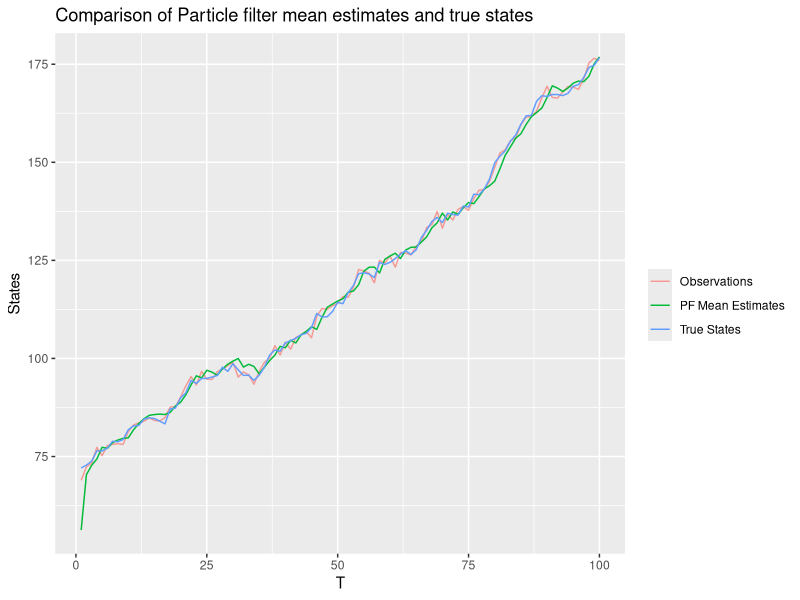
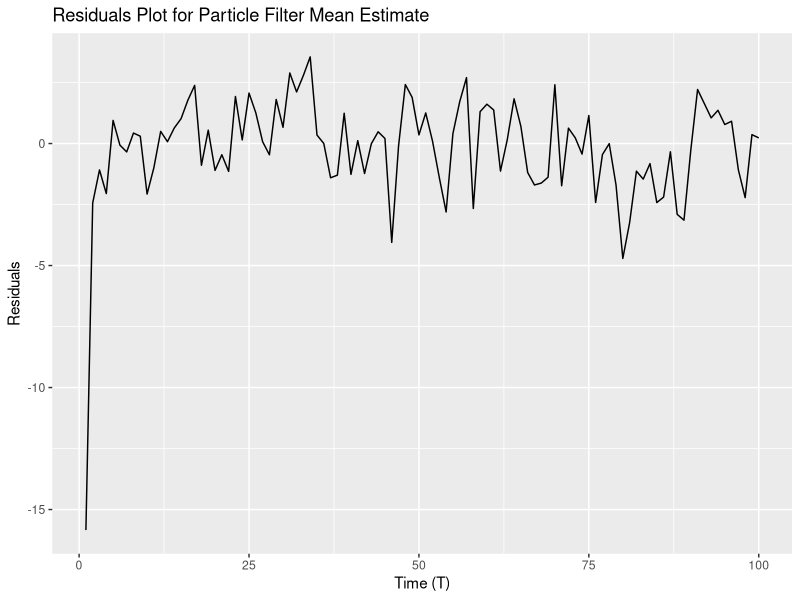
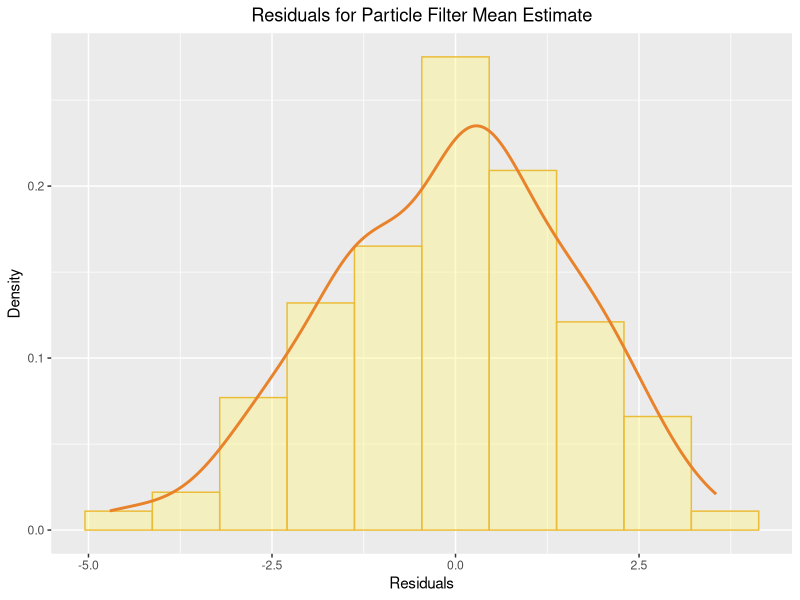
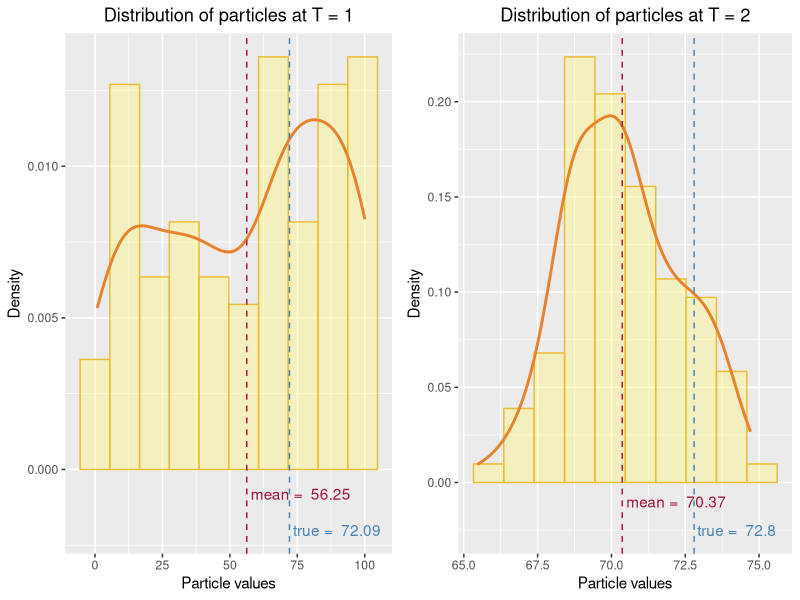
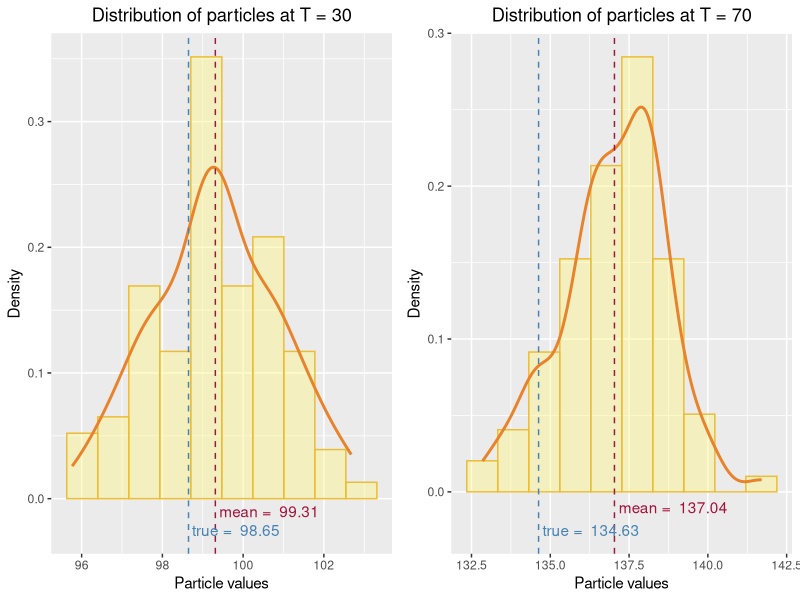
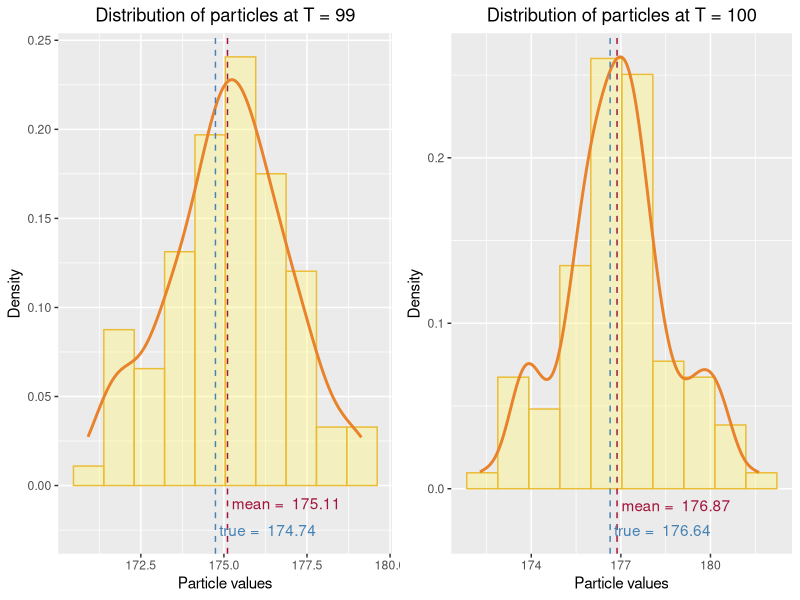
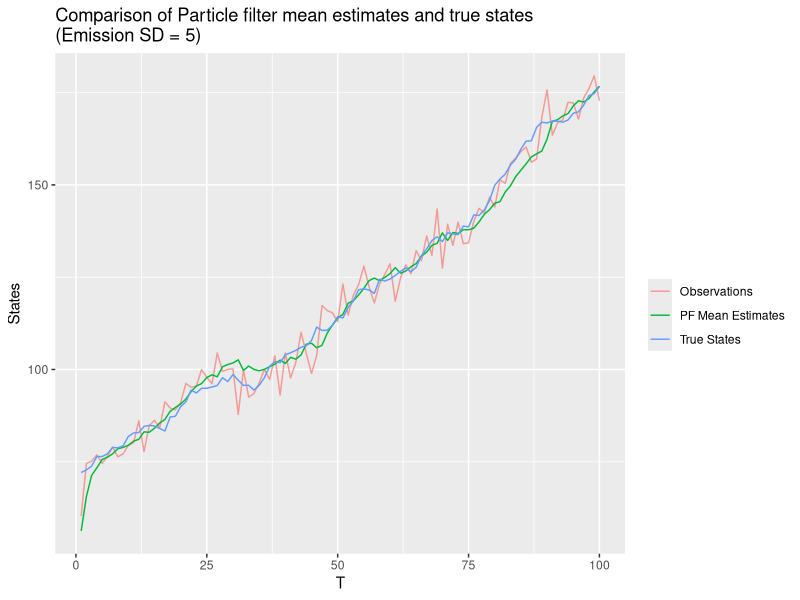
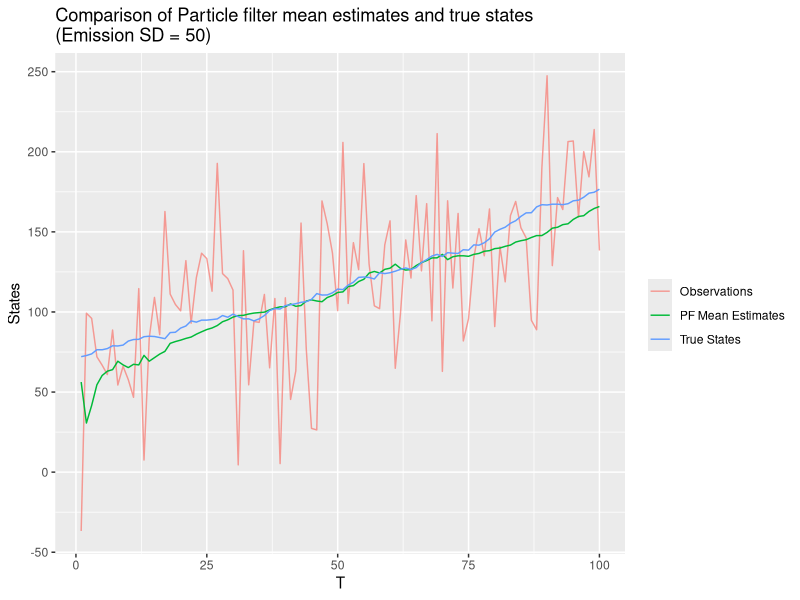

R code for these plots, in order:
## ---- chunk 1

# Set up general options

knitr::opts_chunk$set(echo = FALSE, warning = FALSE, message = FALSE, fig.width=8)

set.seed(123456)

library(ggplot2)
options(kableExtra.latex.load_packages = FALSE)
library(kableExtra)
library(caret)
library(gridExtra)

options(scipen=999)

## ---- chunk 2
# Function to plot histogram and density of a sample
hist_plt = function(vals){
  n_bins = ceiling(sqrt(length(vals)))
  plt = qplot(vals, geom = 'blank') +   
    geom_histogram(aes(y = ..density..), alpha = 0.4, 
                   bins = n_bins, color = "#EBBC36", fill = "#FFF57D") +  
    geom_line(aes(y = ..density.., color = 'Empirical Density'), 
              stat = 'density', size = 1, color = "#E8822B") + 
    theme(plot.title = element_text(hjust = 0.5), 
          plot.subtitle = element_text(hjust = 0.5)) + ylab("Density")
  
  return(plt)
}

## ---- chunk 3

# ------------------------------------------------------------------------------
# Question 1
# ------------------------------------------------------------------------------

## ---- chunk 4
# Function to simulate states and observations for a State Space Model
# using the given initial model, transition model and emission model
simSSM = function(N, initial_model, transition_model, emission_model){
  z_t = vector(mode = "numeric", length = N)
  
  # Simulate initial state
  z_t[1] = initial_model()
  
  # Simulate remaining states
  for(i in 2:N){
    z_t[i] = transition_model(z_t[i-1])
  }
  
  # Simulate observations from states
  x_t = sapply(z_t, emission_model)
  
  res = list(states = z_t, observations = x_t)
  
  return(res)
}

## ---- chunk 5
# Transition model - mixture of 3 gaussians
transition_model = function(z_t_1){
  mean_z_t = sample(c(z_t_1, z_t_1+1, z_t_1+2), size = 1, prob = rep(1/3, 3))
  return(rnorm(1, mean_z_t, 1))
}

# Emission model - mixture of 3 gaussians (SD = 1)
emission_model = function(z_t, sd = 1){
  mean_x_t = sample(c(z_t, z_t+1, z_t-1), size = 1, prob = rep(1/3, 3))
  return(rnorm(1, mean_x_t, sd))
}

# Initial model - Unif(0, 100)
initial_model = function(){
  return(runif(1, min = 0, max = 100))
}

# Probability function for emission model
emission_prob = function(x_t, z_t, sd = 1){
  return((dnorm(x_t, mean = z_t, sd = sd) + 
            dnorm(x_t, mean = z_t-1, sd = sd) +
            dnorm(x_t, mean = z_t+1, sd = sd)) / 3)
}

# Simulate 100 time steps of SSM
set.seed(12345)
ssm_sim = simSSM(100, initial_model, transition_model, emission_model)
ssm_obs = ssm_sim$observations
ssm_states = ssm_sim$states

## ---- chunk 6
# Function to perform particle filtering
particle_filter = function(num_particles, observations, initial_model, 
                           transition_model, emission_model, emission_prob, 
                           method = 2, weight_update = TRUE){
  # Number of time steps
  N = length(observations)
  
  # Matrix to store the particles at all time steps
  particle_history = matrix(nrow = N, ncol = num_particles)
  
  # Generate initial particles from initial model
  particles = sapply(1:num_particles, function(i) initial_model())
  
  # Weights
  w_t = rep(1, num_particles)
  
  for(t in 1:N){
    # Method 1
    if(method == 1){
      # Vector for belief set of particles
      bel_particles = vector(mode = "numeric", length = num_particles)
      
      # Generate belief particle using transition model
      # z_t^m given z_t-1
      bel_particles = sapply(particles, transition_model)
      
      if(weight_update){
        # Calculate weight using emission model probability
        # probability of x_t given z_t^m
        w_t = sapply(bel_particles, 
                     function(b_p) emission_prob(observations[t], b_p))
      }
      
      # Normalize weights
      w_t = w_t/sum(w_t)
      
      # Resample particles from belief set of particles 
      # using weighted probabilities with replacement
      particles = sample(bel_particles, size = num_particles, 
                         prob = w_t, replace = TRUE)
    }
    # Method 2
    else{
      # Sample particles from the mixture model of weighted transition models
      # z_t given x_(1:t-1)
      
      # Sample component mean from particles at time t-1 
      # using weighted probabilities, w_t with replacement
      post_sample = sample(particles, size = num_particles, 
                           prob = w_t, replace = TRUE)
      
      # Resample particles based on transition model and sampled component mean
      # z_t given z_(t-1)^m
      particles = sapply(post_sample, transition_model)
      
      if(weight_update){
        # Calculate weight using emission model probability
        # probability of x_t given z_t^m
        w_t = sapply(particles, function(p) emission_prob(observations[t], p))
      }
      
      # Normalize weights
      w_t = w_t/sum(w_t)
    }
    
    # Add the set of particles to particle history
    particle_history[t, ] = particles
  }
  
  # Calculate mean estimates of particles for each time step
  mean_estimates = rowMeans(particle_history)
  
  res = list(pf_history = particle_history, 
             pf_means = mean_estimates)
  
  return(res)
}

## ---- chunk 7
# Running particle filter
pf_res = particle_filter(100, ssm_obs, initial_model, transition_model, 
                         emission_model, emission_prob, method = 2)
residuals = pf_res$pf_means - ssm_states

## ---- chunk 8
ggplot() +
  geom_line(aes(x = 1:100, y = ssm_obs, color = "Observations"), alpha = 0.7) +
  geom_line(aes(x = 1:100, y = pf_res$pf_means, color = "PF Mean Estimates")) +
  geom_line(aes(x = 1:100, y = ssm_states, color = "True States")) +
  labs(x = "T", y = "States", color = "") +
  ggtitle("Comparison of Particle filter mean estimates and true states")

## ---- chunk 9
ggplot() + geom_line(aes(x = 1:100, y = residuals)) +
  ggtitle("Residuals Plot for Particle Filter Mean Estimate") +
  labs(x = "Time (T)", y = "Residuals")

## ---- chunk 10
hist_plt(residuals[2:length(residuals)]) +
  ggtitle("Residuals for Particle Filter Mean Estimate") +
  labs(x = "Residuals")
## ---- chunk 11
# Function to plot distribution of particles at a given time step
# Also, plots lines to show particles mean and true state 
plot_particle_dist = function(t, pf_history, pf_means, true_states, 
                              annotation_y = c(-0.01, -0.025)){
  hist_plt(pf_history[t,]) +
    geom_vline(xintercept = pf_means[t], color = "#A3133C", linetype = "dashed") +
    annotate("text", x = pf_means[t], y = annotation_y[1], 
             label = paste("mean = ", round(pf_means[t], 2)), 
             color = "#A3133C", hjust = -0.04) +
    geom_vline(xintercept = true_states[t], color = "steelblue", 
               linetype = "dashed") +
    annotate("text", x = true_states[t], y = annotation_y[2], 
             label = paste("true = ", round(true_states[t], 2)), 
             color = "steelblue", hjust = -0.04) +
    ggtitle(paste("Distribution of particles at T =", t)) +
    labs(x = "Particle values")
}

## ---- chunk 12
p1 = plot_particle_dist(1, pf_res$pf_history, pf_res$pf_means, 
                        ssm_states, annotation_y = c(-0.0008, -0.002))
p2 = plot_particle_dist(2, pf_res$pf_history, pf_res$pf_means, ssm_states)
grid.arrange(p1, p2, nrow = 1)

## ---- chunk 13
p3 = plot_particle_dist(30, pf_res$pf_history, pf_res$pf_means, ssm_states)
p4 = plot_particle_dist(70, pf_res$pf_history, pf_res$pf_means, ssm_states)
grid.arrange(p3, p4, nrow = 1)

## ---- chunk 14
p5 = plot_particle_dist(99, pf_res$pf_history, pf_res$pf_means, ssm_states)
p6 = plot_particle_dist(100, pf_res$pf_history, pf_res$pf_means, ssm_states)
grid.arrange(p5, p6, nrow = 1)

## ---- chunk 15
# ------------------------------------------------------------------------------
# Question 2
# ------------------------------------------------------------------------------

## ---- chunk 16
# Emission model with SD = 5
emission_model_sd5 = function(z_t) emission_model(z_t, sd = 5)
emission_prob_sd5 = function(x_t, z_t) emission_prob(x_t, z_t, sd = 5)

# Emission model with SD = 50
emission_model_sd50 = function(z_t) emission_model(z_t, sd = 50)
emission_prob_sd50 = function(x_t, z_t) emission_prob(x_t, z_t, sd = 50)

## ---- chunk 17
# Running SSM simulation and particle filter with emission model SD = 5
set.seed(12345)
ssm_sd5_sim = simSSM(100, initial_model, transition_model, emission_model_sd5)
ssm_sd5_obs = ssm_sd5_sim$observations
ssm_sd5_states = ssm_sd5_sim$states

pf_sd5_res = particle_filter(100, ssm_sd5_obs, initial_model, transition_model, 
                             emission_model_sd5, emission_prob_sd5, method = 2)
residuals_sd5 = pf_sd5_res$pf_means - ssm_sd5_states

# Running SSM simulation and particle filter with emission model SD = 50
set.seed(12345)
ssm_sd50_sim = simSSM(100, initial_model, transition_model, emission_model_sd50)
ssm_sd50_obs = ssm_sd50_sim$observations
ssm_sd50_states = ssm_sd50_sim$states

pf_sd50_res = particle_filter(100, ssm_sd50_obs, initial_model, transition_model, 
                              emission_model_sd50, emission_prob_sd50, method = 2)
residuals_sd50 = pf_sd50_res$pf_means - ssm_sd50_states

## ---- chunk 18
ggplot() +
  geom_line(aes(x = 1:100, y = ssm_sd5_obs, color = "Observations"), alpha = 0.7) +
  geom_line(aes(x = 1:100, y = pf_sd5_res$pf_means, color = "PF Mean Estimates")) +
  geom_line(aes(x = 1:100, y = ssm_sd5_states, color = "True States")) +
  labs(x = "T", y = "States", color = "") +
  ggtitle(paste("Comparison of Particle filter mean estimates and true states", 
                "\n(Emission SD = 5)"))

## ---- chunk 19
ggplot() +
  geom_line(aes(x = 1:100, y = ssm_sd50_obs, color = "Observations"), alpha = 0.7) +
  geom_line(aes(x = 1:100, y = pf_sd50_res$pf_means, color = "PF Mean Estimates")) +
  geom_line(aes(x = 1:100, y = ssm_sd50_states, color = "True States")) +
  labs(x = "T", y = "States", color = "") +
  ggtitle(paste("Comparison of Particle filter mean estimates and true states", 
                "\n(Emission SD = 50)"))

## ---- chunk 20
res_plt_sd5 = ggplot() + geom_line(aes(x = 1:100, y = residuals_sd5)) +
  ggtitle(paste("Residuals for Particle Filter Mean Estimate", 
                "\n(Emission SD = 5)")) +
  labs(x = "T", y = "Residuals")

res_plt_sd50 = ggplot() + geom_line(aes(x = 1:100, y = residuals_sd50)) +
  ggtitle(paste("Residuals for Particle Filter Mean Estimate", 
                "\n(Emission SD = 50)")) +
  labs(x = "T", y = "Residuals")

grid.arrange(res_plt_sd5, res_plt_sd50, nrow = 1)

## ---- chunk 21
res_dist_sd5 = hist_plt(residuals_sd5[2:100]) +
  ggtitle(paste("Residuals Distribution", "\n(Emission SD = 5)")) +
  labs(x = "Residuals")

res_dist_sd50 = hist_plt(residuals_sd50[2:100]) +
  ggtitle(paste("Residuals Distribution", "\n(Emission SD = 50)")) +
  labs(x = "Residuals")

grid.arrange(res_dist_sd5, res_dist_sd50, nrow = 1)

## ---- chunk 22
# ------------------------------------------------------------------------------
# Question 3
# ------------------------------------------------------------------------------

## ---- chunk 23
# Running particle filter without weight correction
set.seed(123)
pf_uncorr_res = particle_filter(100, ssm_obs, initial_model, transition_model, 
                                emission_model, emission_prob, method = 2, 
                                weight_update = FALSE)
residuals_uncorr = pf_uncorr_res$pf_means - ssm_states

## ---- chunk 24
ggplot() +
  geom_line(aes(x = 1:100, y = ssm_obs, color = "Observations"), alpha = 0.7) +
  geom_line(aes(x = 1:100, y = pf_uncorr_res$pf_means, color = "PF Mean Estimates")) +
  geom_line(aes(x = 1:100, y = ssm_states, color = "True States")) +
  labs(x = "T", y = "States", color = "") +
  ggtitle(paste("Comparison of Particle filter mean estimates and true states", 
                "\n(Weights are not corrected)"))

## ---- chunk 25
ggplot() + geom_line(aes(x = 1:100, y = residuals_uncorr)) +
  ggtitle(paste("Residuals Plot for Particle Filter Mean Estimate", 
                "\n(Weights are not corrected)")) +
  labs(x = "T", y = "Residuals")

## ---- chunk 26
hist_plt(residuals_uncorr[2:100]) + labs(x = "Residuals") +
  ggtitle(paste("Residuals for Particle Filter Mean Estimate", 
                "\n(Weights are not corrected)"))
